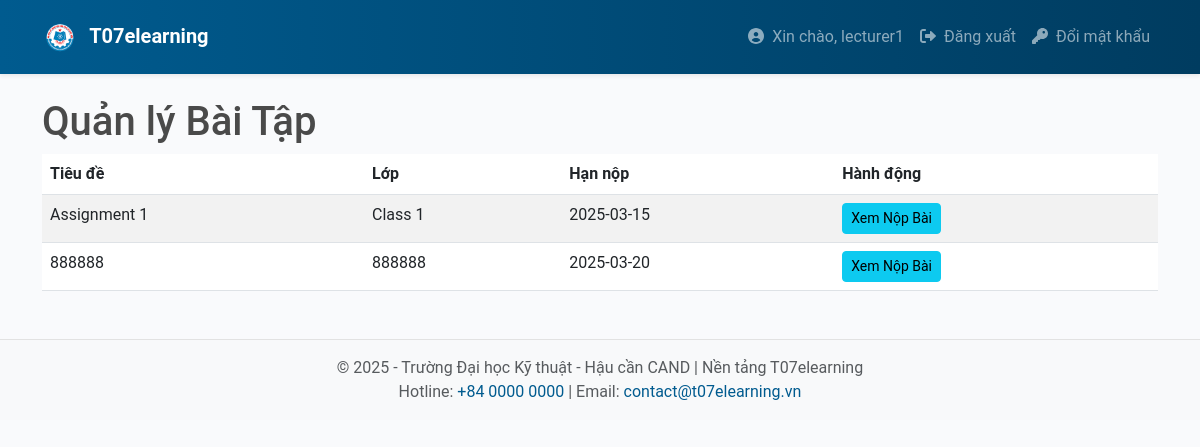
Before: /lecturer/manage_assignments (signed in) with the older database file.
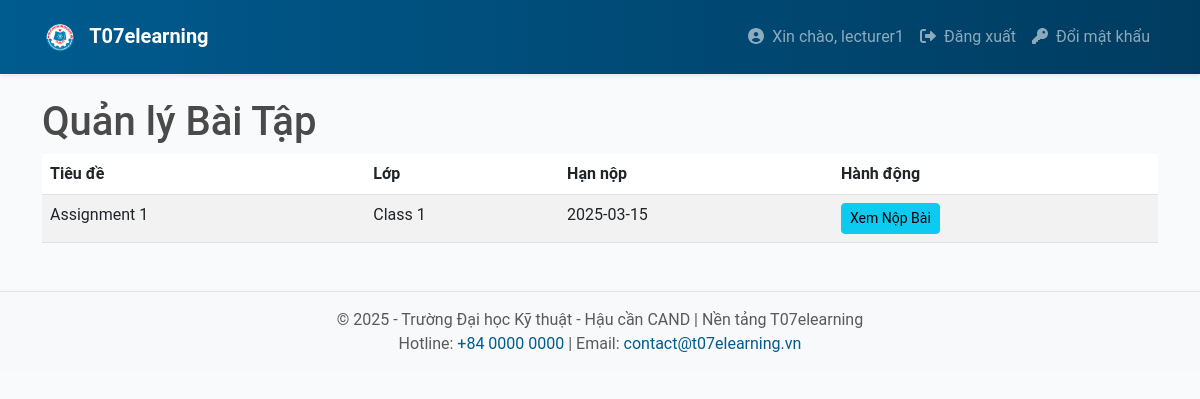
After: the same page with the newer database file.
### app/models.py (models this page shows, shortened)
class Assignment(db.Model):
    __tablename__ = 'assignments'
    id = db.Column(db.Integer, primary_key=True)
    class_id = db.Column(db.Integer, db.ForeignKey('classes.id'), nullable=False)
    title = db.Column(db.String(128), nullable=False)
    description = db.Column(db.Text, nullable=True)
    due_date = db.Column(db.DateTime, nullable=False)
    max_attempts = db.Column(db.Integer, default=1)
    created_on = db.Column(db.DateTime, default=datetime.utcnow)
    attachment_url = db.Column(db.String(512), nullable=True)
    class_link = db.Column(db.String(256), nullable=True)  # New field for class link
    lecturer_id = db.Column(db.Integer, db.ForeignKey('users.id'), nullable=False)
    deadline_duration = db.Column(db.Integer, nullable=False, default=0)
    submissions = db.relationship('Submission', back_populates='assignment')

class Class(db.Model):
    __tablename__ = 'classes'
    id = db.Column(db.Integer, primary_key=True)
    name = db.Column(db.String(128), nullable=False)
    description = db.Column(db.Text, nullable=True)
    created_on = db.Column(db.DateTime, default=datetime.utcnow)
    enrollments = db.relationship('Enrollment', back_populates='class_')
    assignments = db.relationship('Assignment', backref='class', lazy='dynamic')

### app/lecturer/routes.py (the view)
@bp.route('/manage_assignments', methods=['GET'])
@login_required
def manage_assignments():
    if not current_user.is_lecturer():
        flash('Bạn không có quyền truy cập trang này.')
        return redirect(url_for('main.index'))
    assignments = Assignment.query.filter_by(lecturer_id=current_user.id).all()
    return render_template('lecturer/manage_assignments.html', assignments=assignments)

### app/models.py (called while the page is built)
    def is_lecturer(self):
        return any(role.name == 'lecturer' for role in self.roles)

### app/templates/lecturer/manage_assignments.html (shortened to what this page needs)
{% extends "base.html" %} {% block content %}
<h1>Quản lý Bài Tập</h1>
<table class="table table-striped">
  <thead>
    <tr>
      <th>Tiêu đề</th>
      <th>Lớp</th>
      <th>Hạn nộp</th>
      <th>Hành động</th>
    </tr>
  </thead>
  <tbody>
    {% for assignment in assignments %}
    <tr>
      <td>{{ assignment.title }}</td>
      <td>{{ assignment.class.name }}</td>
      <td>{{ assignment.due_date.strftime('%Y-%m-%d') }}</td>
      <td>
        <a
          href="{{ url_for('lecturer.view_submissions', assignment_id=assignment.id) }}"
          class="btn btn-info btn-sm"
          >Xem Nộp Bài</a
        >
      </td>
    </tr>
    {% endfor %}
  </tbody>
</table>
{% endblock %}

Changed rows visible on the page:
removed Assignment: title "888888", class.name "888888", due_date "2025-03-20"
